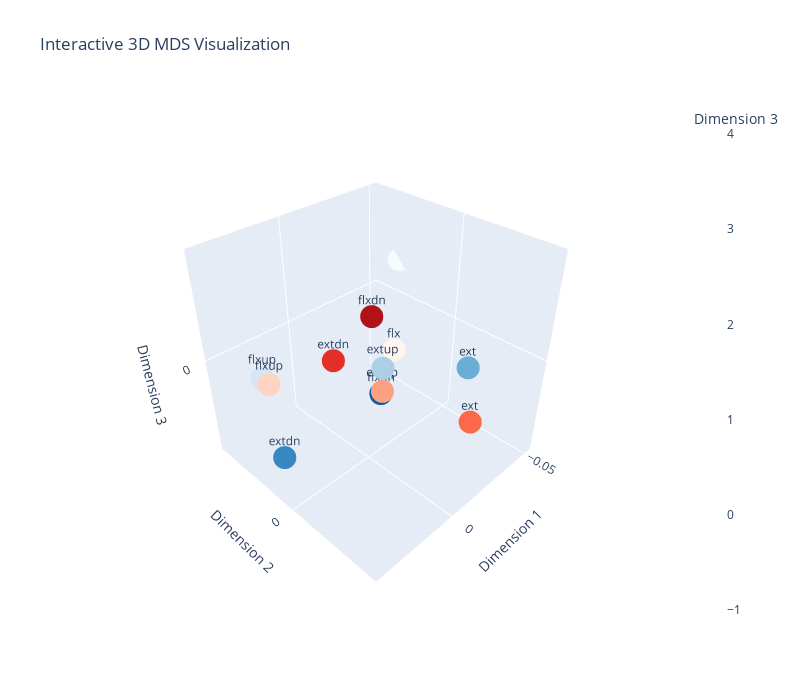

Write notebook code for a chart like this one.
### Markdown cell above
# MDS

### Code cell
import numpy as np
import matplotlib.cm as cm
import plotly.graph_objects as go

def plot_mds_3d_interactive(coords_3d, labels=None):
    """
    Create an interactive 3D scatter plot for MDS results with equal axes.
    
    Parameters:
    -----------
    coords_3d : numpy.array
        3D coordinates from MDS (N x 3)
    labels : list or None
        Labels for each point (default: numerical indices)
    """
    if labels is None:
        labels = [str(i) for i in range(len(coords_3d))]

    colors = []
    for i in range(len(labels)):
        if i < len(labels)/2:
            colors.append(cm.Blues(i / (len(labels)/2)))
        else:
            colors.append(cm.Reds((i - len(labels)/2) / (len(labels)/2)))
    # make it numpy array, N by 4 RGBA
    colors = np.array(colors)
    colors_hex = [mcolors.to_hex(color) for color in colors]

    # Calculate equal axis limits
    max_range = np.max([
        np.max(coords_3d[:, 0]) - np.min(coords_3d[:, 0]),
        np.max(coords_3d[:, 1]) - np.min(coords_3d[:, 1]),
        np.max(coords_3d[:, 2]) - np.min(coords_3d[:, 2])
    ]) / 2.0
    
    mid_x = (np.max(coords_3d[:, 0]) + np.min(coords_3d[:, 0])) / 2.0
    mid_y = (np.max(coords_3d[:, 1]) + np.min(coords_3d[:, 1])) / 2.0
    mid_z = (np.max(coords_3d[:, 2]) + np.min(coords_3d[:, 2])) / 2.0
    
    fig = go.Figure(data=[go.Scatter3d(
        x=coords_3d[:, 0],
        y=coords_3d[:, 1],
        z=coords_3d[:, 2],
        mode='markers+text',
        marker=dict(
            size=8,
            color=colors_hex,
            showscale=True,
            colorbar=dict(title="Dimension 3")
        ),
        text=labels,
        textposition="top center",
        textfont=dict(size=12),
        hovertemplate='<b>%{text}</b><br>' +
                      'Dim 1: %{x:.3f}<br>' +
                      'Dim 2: %{y:.3f}<br>' +
                      'Dim 3: %{z:.3f}<br>' +
                      '<extra></extra>'
    )])
    
    fig.update_layout(
        title='Interactive 3D MDS Visualization',
        scene=dict(
            xaxis=dict(
                title='Dimension 1',
                range=[mid_x - max_range, mid_x + max_range]
            ),
            yaxis=dict(
                title='Dimension 2',
                range=[mid_y - max_range, mid_y + max_range]
            ),
            zaxis=dict(
                title='Dimension 3',
                range=[mid_z - max_range, mid_z + max_range]
            ),
            aspectmode='cube',  # Force equal aspect ratio
            camera=dict(
                eye=dict(x=1.5, y=1.5, z=1.5)
            )
        ),
        width=800,
        height=700,
        hovermode='closest'
    )
    
    return fig

def classical_mds(D, n_components=2):
    """
    Classical Multidimensional Scaling (MDS) on a dissimilarity matrix.
    
    Also known as Principal Coordinates Analysis (PCoA) or Torgerson's scaling.
    
    Parameters:
    -----------
    D : numpy.array
        Symmetric dissimilarity/distance matrix (N x N)
    n_components : int, default=2
        Number of dimensions for the output (2 or 3 for visualization)
    
    Returns:
    --------
    Y : numpy.array
        Configuration matrix (N x n_components) with embedded coordinates
    eigenvalues : numpy.array
        Eigenvalues corresponding to the dimensions
    """
    # Number of points
    n = len(D)
    
    # Centering matrix
    H = np.eye(n) - np.ones((n, n)) / n
    
    # Double centering: B = -0.5 * H * D^2 * H
    B = -H.dot(D**2).dot(H) / 2
    
    # Eigendecomposition
    eigenvalues, eigenvectors = np.linalg.eigh(B)
    
    # Sort by eigenvalue in descending order
    idx = np.argsort(eigenvalues)[::-1]
    eigenvalues = eigenvalues[idx]
    eigenvectors = eigenvectors[:, idx]
    
    # Select only positive eigenvalues and corresponding eigenvectors
    positive_idx = eigenvalues > 0
    eigenvalues = eigenvalues[positive_idx]
    eigenvectors = eigenvectors[:, positive_idx]
    
    # Compute coordinates for the requested number of components
    n_components = min(n_components, len(eigenvalues))
    Y = eigenvectors[:, :n_components] @ np.diag(np.sqrt(eigenvalues[:n_components]))
    
    return Y, eigenvalues[:n_components]

np.random.seed(42)
D = D_hat_avg

# Perform classical MDS to 2D
coords_2d, eigenvals_2d = classical_mds(D, n_components=2)
print("2D coordinates:")
print(coords_2d)
print("\nEigenvalues:", eigenvals_2d)

# Perform classical MDS to 3D
coords_3d, eigenvals_3d = classical_mds(D, n_components=3)
print("\n3D coordinates:")
print(coords_3d)
print("\nEigenvalues:", eigenvals_3d)

# Optional: Plot the results
import matplotlib.pyplot as plt

plt.figure(figsize=(12, 5))

# 2D plot
plt.subplot(121)
plt.scatter(coords_2d[:, 0], coords_2d[:, 1], s=20)
for i in range(len(coords_2d)):
    plt.annotate(f'{labels[i]}', (coords_2d[i, 0], coords_2d[i, 1]), 
                fontsize=12, ha='center')
max_range = 0.06
plt.xlim((-max_range, max_range))
plt.ylim((-max_range, max_range))
plt.xlabel('Dimension 1')
plt.ylabel('Dimension 2')
plt.title('Classical MDS - 2D')
plt.grid(True, alpha=0.3)

plt.tight_layout()
plt.show()

# Create labels (e.g., condition names)
fig = plot_mds_3d_interactive(coords_3d, labels=labels)
fig.show()

### Figure 1 — Plotly figure (JSON) as saved in the notebook; plotly's stock layout.template omitted (floating-point values rounded to 4 significant figures)
{"data": [{"hovertemplate": "<b>%{text}</b><br>Dim 1: %{x:.3f}<br>Dim 2: %{y:.3f}<br>Dim 3: %{z:.3f}<br><extra></extra>", "marker": {"color": ["#f7fbff", "#d6e6f4", "#abd0e6", "#6aaed6", "#3787c0", "#105ba4", "#fff5f0", "#fdd4c2", "#fca082", "#fb694a", "#e32f27", "#b11218"], "colorbar": {"title": {"text": "Dimension 3"}}, "showscale": true, "size": 8}, "mode": "markers+text", "text": ["flx", "flxup", "extup", "ext", "extdn", "flxdn", "flx", "flxup", "extup", "ext", "extdn", "flxdn"], "textfont": {"size": 12}, "textposition": "top center", "type": "scatter3d", "x": [-0.05422, 0.03013, 0.01285, -0.02851, 0.04203, 0.0005292, -0.03801, 0.02955, 0.01619, -0.0272, 0.01607, 0.0005879], "y": [-0.03468, -0.02903, 0.02075, 0.02721, -0.001663, 0.007711, -0.02178, -0.02548, 0.02386, 0.03189, -0.00165, 0.002866], "z": [0.01624, -0.004108, 0.01762, -8.975e-05, -0.02009, -0.007665, -0.01963, -0.005544, 0.0111, -0.02451, 0.0112, 0.02547]}], "layout": {"height": 700, "hovermode": "closest", "scene": {"aspectmode": "cube", "camera": {"eye": {"x": 1.5, "y": 1.5, "z": 1.5}}, "xaxis": {"range": [-0.05422, 0.04203], "title": {"text": "Dimension 1"}}, "yaxis": {"range": [-0.04953, 0.04673], "title": {"text": "Dimension 2"}}, "zaxis": {"range": [-0.04765, 0.04861], "title": {"text": "Dimension 3"}}}, "title": {"text": "Interactive 3D MDS Visualization"}, "width": 800}}
